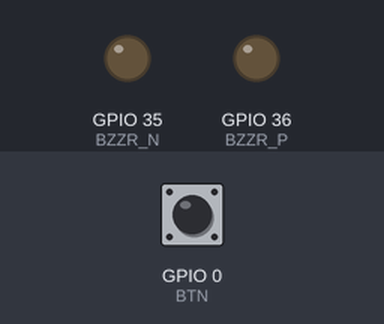
The sketch below on a simulated ESP32. On the bench: output pins drawn as LEDs (lit = HIGH). The test bench sets the inputs (shaded band); at power-on: GPIO 0 (BTN) HIGH. What the sketch prints to the serial monitor is not drawn.

Above: at 1.5 s.
1.6 s: GPIO 0 (BTN) pulled LOW for 0.15 s
At 3.0 s:
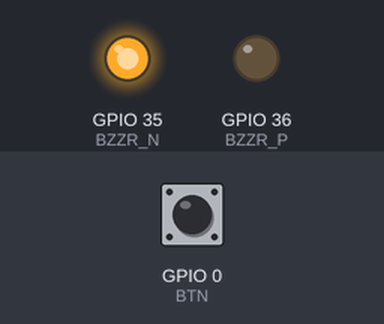
3.3 s: GPIO 0 (BTN) pulled LOW for 1 s
At 4.0 s:
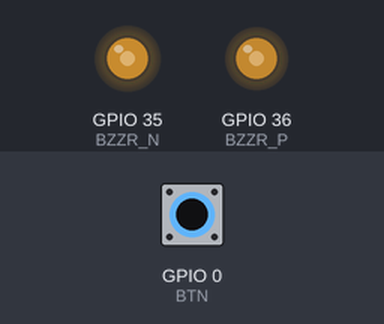
5.8 s: GPIO 0 (BTN) pulled LOW for 3.2 s
At 9.8 s:
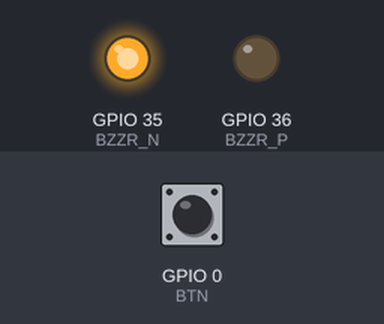
Timing chart, 0 to 11.3 s (numbered marks = the images above; inputs shaded):
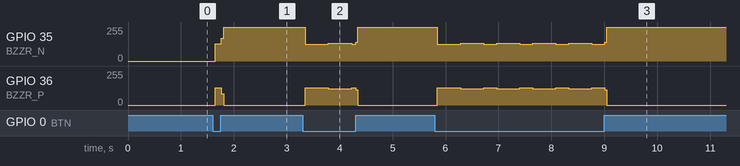

Measured:
- after the input at 1.6 s, GPIO 35 (BZZR_N): 0/255 → 130/255 at once, → 255/255 0.12 s later; GPIO 36 (BZZR_P): 0/255 → 129/255 at once, → 0/255 0.12 s later
- after the input at 3.3 s, GPIO 35 (BZZR_N): 255/255 → 126/255 at once, → 132/255 0.44 s later, → 126/255 0.44 s later, → 255/255 0.08 s later; GPIO 36 (BZZR_P): 0/255 → 129/255 at once, → 123/255 0.44 s later, → 129/255 0.44 s later, → 0/255 0.08 s later
- after the input at 5.8 s, GPIO 35 (BZZR_N): 255/255 → 126/255 at once, → 132/255 0.44 s later, → 126/255 0.44 s later, → 132/255 0.24 s later, … (11 changes in this stretch); GPIO 36 (BZZR_P): 0/255 → 129/255 at once, → 123/255 0.44 s later, → 129/255 0.44 s later, → 123/255 0.24 s later, … (11 changes in this stretch)

The sketch:

GEMS_Sapphire_uC_Buzzer.ino
```cpp
#define BTN 0
#define USR 15  // error on PCB: no connection
#define CAN_RX 4
#define CAN_TX 5
#define SDA 11
#define SCL 12
#define UART_TX 43
#define UART_RX 44
#define BZZR_P 36
#define BZZR_N 35

#define FREQUENCY 500                 // Hz
#define HALF_PERIOD 1000000.0 / (2 * FREQUENCY)  // us

void setup() {
  Serial.begin(115200);

  pinMode(BTN, INPUT_PULLUP);
  pinMode(BZZR_P, OUTPUT);
  pinMode(BZZR_N, OUTPUT);

  digitalWrite(BZZR_P, LOW);
  digitalWrite(BZZR_N, LOW);

  delay(300);
  Serial.println("Hello Sapphire Buzzer!");
}

void loop() {
  if (digitalRead(BTN) == LOW) {
    digitalWrite(BZZR_P, HIGH);
    digitalWrite(BZZR_N, LOW);
    delayMicroseconds(HALF_PERIOD);
    digitalWrite(BZZR_P, LOW);
    digitalWrite(BZZR_N, HIGH);
    delayMicroseconds(HALF_PERIOD);
  }
}
```
